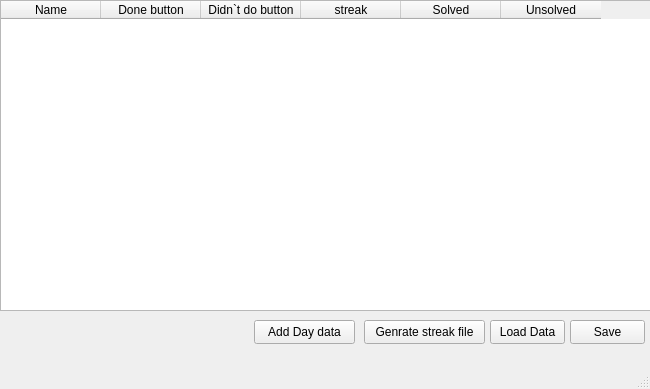
<?xml version="1.0" encoding="UTF-8"?>
<ui version="4.0">
 <class>MainWindow</class>
 <widget class="QMainWindow" name="MainWindow">
  <property name="geometry">
   <rect>
    <x>0</x>
    <y>0</y>
    <width>650</width>
    <height>389</height>
   </rect>
  </property>
  <property name="windowTitle">
   <string>MainWindow</string>
  </property>
  <widget class="QWidget" name="centralwidget">
   <widget class="QTableWidget" name="tableWidget">
    <property name="geometry">
     <rect>
      <x>0</x>
      <y>0</y>
      <width>651</width>
      <height>311</height>
     </rect>
    </property>
    <column>
     <property name="text">
      <string>Name</string>
     </property>
    </column>
    <column>
     <property name="text">
      <string>Done button</string>
     </property>
    </column>
    <column>
     <property name="text">
      <string>Didn`t do button</string>
     </property>
    </column>
    <column>
     <property name="text">
      <string>streak</string>
     </property>
    </column>
    <column>
     <property name="text">
      <string>Solved</string>
     </property>
    </column>
    <column>
     <property name="text">
      <string>Unsolved</string>
     </property>
    </column>
   </widget>
   <widget class="QPushButton" name="pushButton">
    <property name="geometry">
     <rect>
      <x>570</x>
      <y>320</y>
      <width>75</width>
      <height>24</height>
     </rect>
    </property>
    <property name="text">
     <string>Save</string>
    </property>
   </widget>
   <widget class="QPushButton" name="pushButton_2">
    <property name="geometry">
     <rect>
      <x>490</x>
      <y>320</y>
      <width>75</width>
      <height>24</height>
     </rect>
    </property>
    <property name="text">
     <string>Load Data</string>
    </property>
   </widget>
   <widget class="QPushButton" name="pushButton_3">
    <property name="geometry">
     <rect>
      <x>364</x>
      <y>320</y>
      <width>121</width>
      <height>24</height>
     </rect>
    </property>
    <property name="text">
     <string>Genrate streak file</string>
    </property>
   </widget>
   <widget class="QPushButton" name="pushButton_4">
    <property name="geometry">
     <rect>
      <x>254</x>
      <y>320</y>
      <width>101</width>
      <height>24</height>
     </rect>
    </property>
    <property name="text">
     <string>Add Day data</string>
    </property>
   </widget>
  </widget>
  <widget class="QMenuBar" name="menubar">
   <property name="geometry">
    <rect>
     <x>0</x>
     <y>0</y>
     <width>650</width>
     <height>22</height>
    </rect>
   </property>
  </widget>
  <widget class="QStatusBar" name="statusbar"/>
 </widget>
 <resources/>
 <connections/>
</ui>
